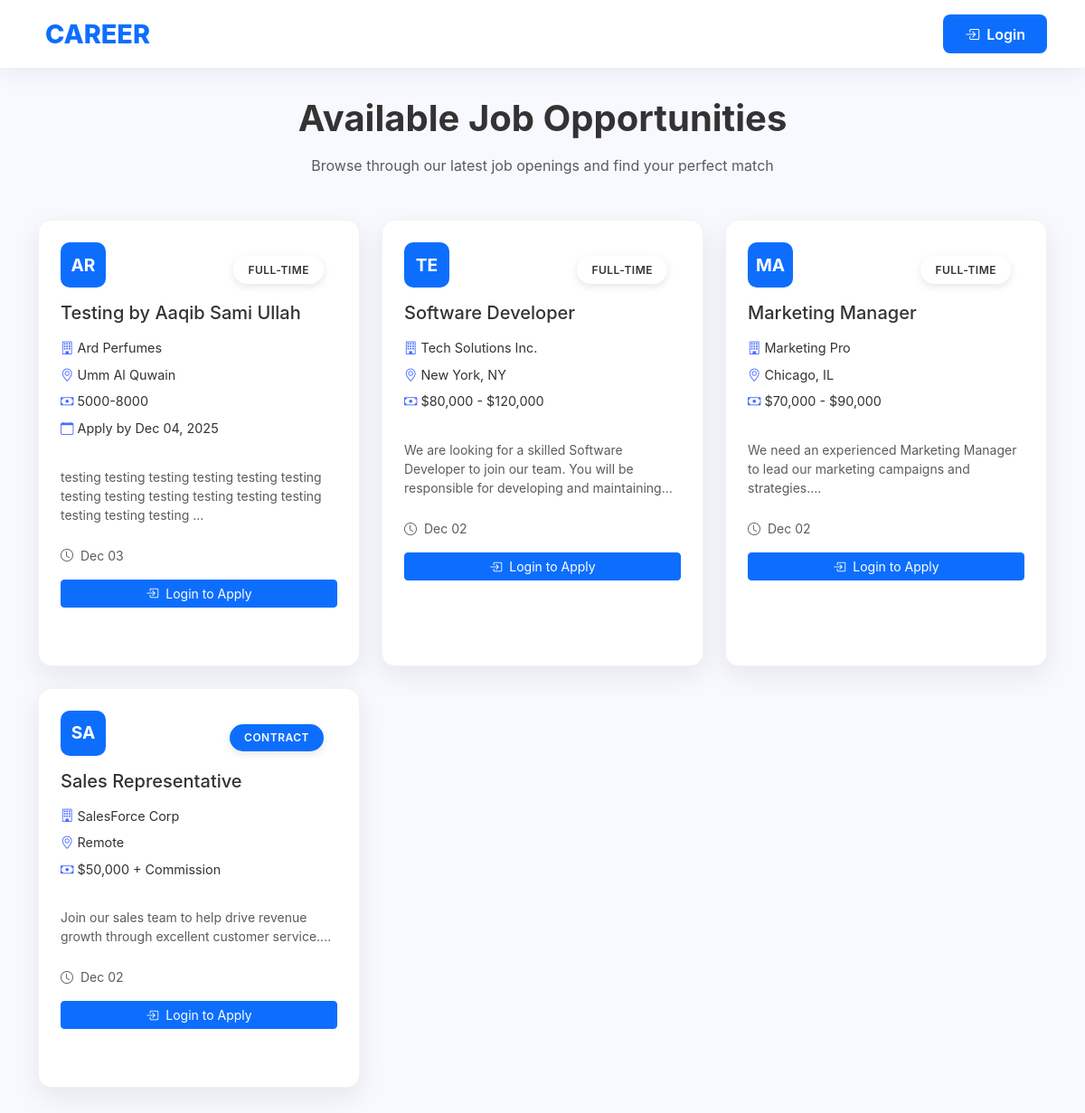
The page / on the database its author committed.
### tables this page shows
CREATE TABLE `job_posts` (
  `id` int(11) NOT NULL,
  `title` varchar(200) NOT NULL,
  `company` varchar(100) NOT NULL,
  `location` varchar(100) NOT NULL,
  `job_type` enum('Full-time','Part-time','Contract','Internship') DEFAULT 'Full-time',
  `salary_range` varchar(100) DEFAULT NULL,
  `description` text NOT NULL,
  `requirements` text NOT NULL,
  `benefits` text DEFAULT NULL,
  `application_deadline` date DEFAULT NULL,
  `is_active` tinyint(1) DEFAULT 1,
  `created_by` int(11) DEFAULT NULL,
  `created_at` timestamp NOT NULL DEFAULT current_timestamp(),
  `updated_at` timestamp NOT NULL DEFAULT current_timestamp() ON UPDATE current_timestamp()
);

### index.php (the view, shortened to what this page needs)
<?php
$host = "localhost";
$username = "root";
$password = "";
$dbname = "career";
try {
    $db = new PDO("mysql:host=$host;dbname=$dbname", $username, $password);
    $db->setAttribute(PDO::ATTR_ERRMODE, PDO::ERRMODE_EXCEPTION);
} catch(PDOException $e) {
    die("Connection failed: " . $e->getMessage());
}
$stmt = $db->query("SELECT * FROM job_posts WHERE is_active = TRUE ORDER BY created_at DESC LIMIT 6");
$job_posts = $stmt->fetchAll(PDO::FETCH_ASSOC);
?>
<!DOCTYPE html>
<html lang="en">
<head>
    <link href="https://cdn.jsdelivr.net/npm/bootstrap@5.3.0/dist/css/bootstrap.min.css" rel="stylesheet">
    <link rel="stylesheet" href="https://cdn.jsdelivr.net/npm/bootstrap-icons@1.10.0/font/bootstrap-icons.css">
</head>
<body>
    <header class="header">
        <div class="container">
            <div class="d-flex justify-content-between align-items-center">
                <a href="#" class="logo">
                    <i class=" me-2"></i>CAREER
                </a>
                <div class="d-flex align-items-center">
                    <?php if (isset($_SESSION['user_id'])): ?>
                        <div class="dropdown">
                            <button class="btn btn-login dropdown-toggle" type="button" data-bs-toggle="dropdown">
                                <i class="bi bi-person-circle me-2"></i>
                                <?php echo $_SESSION['username'] ?? 'User'; ?>
                            </button>
                            <ul class="dropdown-menu dropdown-menu-end">
                                <?php if ($_SESSION['role'] === 'employee'): ?>
                                    <li><a class="dropdown-item" href="employee/dashboard.php"><i class="bi bi-speedometer2 me-2"></i>Dashboard</a></li>
                                    <li><a class="dropdown-item" href="employee/application.php"><i class="bi bi-file-text me-2"></i>My Applications</a></li>
                                    <li><hr class="dropdown-divider"></li>
                                <?php endif; ?>
                                <li><a class="dropdown-item text-danger" href="logout.php"><i class="bi bi-box-arrow-right me-2"></i>Logout</a></li>
                            </ul>
                        </div>
                    <?php else: ?>
                        <a href="login.php" class="btn btn-login">
                            <i class="bi bi-box-arrow-in-right me-2"></i>Login
                        </a>
                    <?php endif; ?>
                </div>
            </div>
        </div>
    </header>
    <main class="main-content">
        <div class="container">
            <div class="row mb-4">
                <div class="col-12">
                    <h1 class="display-6 fw-bold mb-3 text-center">Available Job Opportunities</h1>
                    <p class="text-muted mb-0 text-center">Browse through our latest job openings and find your perfect match</p>
                </div>
            </div>
            <div class="job-grid">
                <?php if (empty($job_posts)): ?>
                    <div class="text-center py-5">
                        <div class="mb-4">
                            <i class="bi bi-briefcase" style="font-size: 4rem; color: #dee2e6;"></i>
                        </div>
                        <h4 class="mb-3">No Job Openings Available</h4>
                        <p class="text-muted mb-4">Check back later for new opportunities <br /> OR <br /> Apply for future opportunities</p>
                        <?php if (!isset($_SESSION['user_id'])): ?>
                            <a href="login.php" class="btn btn-primary">
                                <i class="bi bi-box-arrow-in-right me-2"></i>Login to Get Notified
                            </a>
                        <?php endif; ?>
                    </div>
                <?php else: ?>
                    <div class="row g-4">
                        <?php foreach ($job_posts as $index => $job): ?>
                        <div class="col-lg-4 col-md-6 animate-fade-in-up" style="animation-delay: <?php echo $index * 0.1; ?>s">
                            <div class="job-card h-100" onclick="viewJobDetails(<?php echo $job['id']; ?>, this)">
                                <div class="card-body p-4 d-flex flex-column">
                                    <div class="position-relative">
                                        <div class="company-icon">
                                            <?php echo strtoupper(substr($job['company'], 0, 2)); ?>
                                        </div>
                                        <span class="job-type-badge job-type-<?php echo strtolower($job['job_type']); ?>">
                                            <?php echo $job['job_type']; ?>
                                        </span>
                                    </div>
                                    <h5 class="card-title mb-3"><?php echo htmlspecialchars($job['title']); ?></h5>
                                    <ul class="job-details-list mb-4">
                                        <li>
                                            <i class="bi bi-building"></i>
                                            <?php echo htmlspecialchars($job['company']); ?>
                                        </li>
                                        <li>
                                            <i class="bi bi-geo-alt"></i>
                                            <?php echo htmlspecialchars($job['location']); ?>
                                        </li>
                                        <?php if ($job['salary_range']): ?>
                                        <li>
                                            <i class="bi bi-cash"></i>
                                            <?php echo htmlspecialchars($job['salary_range']); ?>
                                        </li>
                                        <?php endif; ?>
                                        <?php if ($job['application_deadline']): ?>
                                        <li>
                                            <i class="bi bi-calendar"></i>
                                            Apply by <?php echo date('M d, Y', strtotime($job['application_deadline'])); ?>
                                        </li>
                                        <?php endif; ?>
                                    </ul>
                                    <p class="text-muted small mb-4 flex-grow-1">
                                        <?php echo substr(strip_tags($job['description']), 0, 120); ?>...
                                    </p>
                                    <div class="mt-auto">
                                        <div class="d-flex justify-content-between align-items-center">
                                            <small class="text-muted">
                                                <i class="bi bi-clock me-1"></i>
                                                <?php echo date('M d', strtotime($job['created_at'])); ?>
                                            </small>
                                        </div>
                                        <?php if (isset($_SESSION['user_id']) && $_SESSION['role'] === 'employee'): ?>
                                            <div class="d-grid mt-3">
                                                <a href="employee/apply.php?job_id=<?php echo $job['id']; ?>"
                                                   class="btn btn-primary btn-sm no-card-click"
                                                   onclick="event.stopPropagation()">
                                                    <i class="bi bi-send me-2"></i>Apply Now
                                                </a>
                                            </div>
                                        <?php elseif (!isset($_SESSION['user_id'])): ?>
                                            <div class="d-grid mt-3">
                                                <a href="login.php?job_id=<?php echo $job['id']; ?>"
                                                   class="btn btn-primary btn-sm no-card-click"
                                                   onclick="event.stopPropagation()">
                                                    <i class="bi bi-box-arrow-in-right me-2"></i>Login to Apply
                                                </a>
                                            </div>
                                        <?php endif; ?>
                                    </div>
                                </div>
                            </div>
                        </div>
                        <?php endforeach; ?>
                    </div>
                <?php endif; ?>
            </div>
        </div>
    </main>
</body>
</html>

### index.php (style rules this page uses)
:root { --primary-color: #4a6bff; --secondary-color: #667eea; --gradient: linear-gradient(135deg, #667eea 0%, #764ba2 100%); --light-bg: #f8f9ff; }
body { font-family: 'Inter', -apple-system, BlinkMacSystemFont, sans-serif; background: var(--light-bg); color: #333; margin: 0; padding: 0; min-height: 100vh; display: flex; flex-direction: column; }
.header { background: white; box-shadow: 0 2px 30px rgba(0, 0, 0, 0.08); padding: 1rem 0; position: sticky; top: 0; z-index: 1000; }
.logo { font-size: 1.8rem; font-weight: 800; background: #0d6efd; -webkit-background-clip: text; -webkit-text-fill-color: transparent; text-decoration: none; }
.btn-login { background: #0d6efd; color: white; border: none; padding: 0.6rem 1.5rem; border-radius: 8px; font-weight: 600; transition: all 0.3s ease; }
.main-content { flex: 1; padding: 2rem 0; }
.job-card { background: white; border: none; border-radius: 15px; box-shadow: 0 10px 30px rgba(0, 0, 0, 0.08); transition: all 0.4s cubic-bezier(0.175, 0.885, 0.32, 1.275); margin-bottom: 2.5rem; height: 100%; cursor: pointer; overflow: hidden; position: relative; border: 1px solid rgba(0, 0, 0, 0.05); }
.job-card::before { content: ''; position: absolute; top: 0; left: 0; right: 0; height: 4px; background: #0d6efd; transform: scaleX(0); transition: transform 0.3s ease; }
.job-type-badge { position: absolute; top: 15px; right: 15px; padding: 0.4rem 1rem; border-radius: 20px; font-size: 0.75rem; font-weight: 600; text-transform: uppercase; letter-spacing: 0.5px; box-shadow: 0 3px 10px rgba(0, 0, 0, 0.1); }
.job-type-contract { background: #0d6efd; color: white; }
.company-icon { width: 50px; height: 50px; background: #0d6efd; border-radius: 10px; display: flex; align-items: center; justify-content: center; color: white; font-weight: bold; font-size: 1.2rem; margin-bottom: 1rem; }
.job-details-list { list-style: none; padding: 0; margin: 0; }
.job-details-list li { margin-bottom: 0.5rem; font-size: 0.9rem; }
.job-details-list li i { width: 20px; color: var(--primary-color); }
.job-grid { margin-top: 3rem; }
.animate-fade-in-up { animation: fadeInUp 0.6s ease-out; }
@media (min-width: 1200px) { .job-grid .col-lg-4 { flex: 0 0 33.333333%; max-width: 33.333333%; } }
.no-card-click { pointer-events: auto; }

### rows shown on the page
job_posts: company "AR", job_type "FULL-TIME", title "Testing by Aaqib Sami Ullah", company "Ard Perfumes", location "Umm Al Quwain", salary_range "5000-8000", application_deadline "Dec 04, 2025", description "testing testing testing testing testing testing testing testing testing testing testing testing testing testing testing", created_at "Dec 03"
job_posts: company "TE", job_type "FULL-TIME", title "Software Developer", company "Tech Solutions Inc.", location "New York, NY", salary_range "$80,000 - $120,000", description "We are looking for a skilled Software Developer to join our team. You will be responsible for developing and maintaining", created_at "Dec 02"
job_posts: company "MA", job_type "FULL-TIME", title "Marketing Manager", company "Marketing Pro", location "Chicago, IL", salary_range "$70,000 - $90,000", description "We need an experienced Marketing Manager to lead our marketing campaigns and strategies.", created_at "Dec 02"
job_posts: company "SA", job_type "CONTRACT", title "Sales Representative", company "SalesForce Corp", location "Remote", salary_range "$50,000 + Commission", description "Join our sales team to help drive revenue growth through excellent customer service.", created_at "Dec 02"
